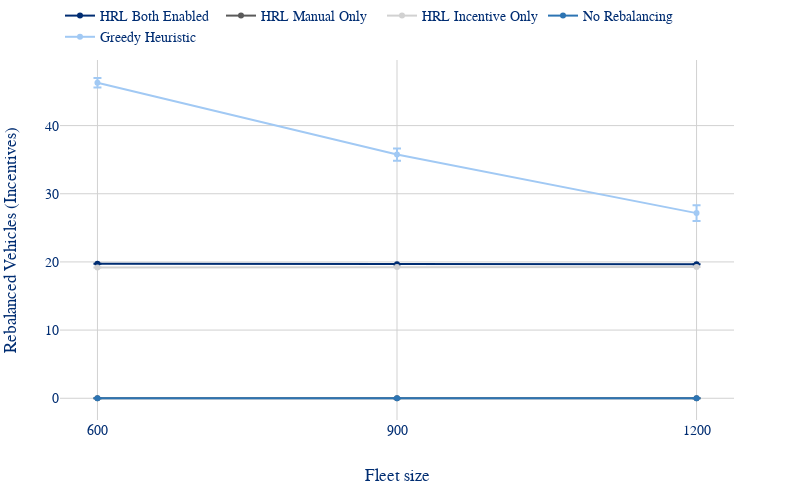

This figure's notebook cell:
### Code cell
plot_fleet_linechart(full_results, 'mean_rebalanced_vehicles_incentives').show()

### Figure 1 — Plotly figure (JSON) as saved in the notebook; plotly's stock layout.template omitted (floating-point values rounded to 4 significant figures)
{"data": [{"error_y": {"array": [0.0, 0.0, 0.0], "type": "data", "visible": true}, "hovertemplate": "Model=%{text}<br>Fleet=%{x}<br>Mean=%{y:.4f}<extra></extra>", "mode": "lines+markers", "name": "HRL Both Enabled", "text": ["HRL Both Enabled", "HRL Both Enabled", "HRL Both Enabled"], "type": "scatter", "x": [600, 900, 1200], "y": [19.75, 19.65, 19.65]}, {"error_y": {"array": [0.0, 0.0, 0.0], "type": "data", "visible": true}, "hovertemplate": "Model=%{text}<br>Fleet=%{x}<br>Mean=%{y:.4f}<extra></extra>", "mode": "lines+markers", "name": "HRL Manual Only", "text": ["HRL Manual Only", "HRL Manual Only", "HRL Manual Only"], "type": "scatter", "x": [600, 900, 1200], "y": [0.0, 0.0, 0.0]}, {"error_y": {"array": [0.0, 0.0, 0.0], "type": "data", "visible": true}, "hovertemplate": "Model=%{text}<br>Fleet=%{x}<br>Mean=%{y:.4f}<extra></extra>", "mode": "lines+markers", "name": "HRL Incentive Only", "text": ["HRL Incentive Only", "HRL Incentive Only", "HRL Incentive Only"], "type": "scatter", "x": [600, 900, 1200], "y": [19.2, 19.24, 19.26]}, {"error_y": {"array": [0.0, 0.0, 0.0], "type": "data", "visible": true}, "hovertemplate": "Model=%{text}<br>Fleet=%{x}<br>Mean=%{y:.4f}<extra></extra>", "mode": "lines+markers", "name": "No Rebalancing", "text": ["No Rebalancing", "No Rebalancing", "No Rebalancing"], "type": "scatter", "x": [600, 900, 1200], "y": [0.0, 0.0, 0.0]}, {"error_y": {"array": [0.7016, 0.8994, 1.147], "type": "data", "visible": true}, "hovertemplate": "Model=%{text}<br>Fleet=%{x}<br>Mean=%{y:.4f}<extra></extra>", "mode": "lines+markers", "name": "Greedy Heuristic", "text": ["Greedy Heuristic", "Greedy Heuristic", "Greedy Heuristic"], "type": "scatter", "x": [600, 900, 1200], "y": [46.28, 35.76, 27.16]}], "layout": {"height": 500, "legend": {"orientation": "h", "x": 0, "xanchor": "left", "y": 1.02, "yanchor": "bottom"}, "margin": {"b": 80, "l": 60, "r": 66, "t": 0}, "width": 800, "xaxis": {"categoryarray": ["600", "900", "1200"], "categoryorder": "array", "title": {"text": "Fleet size"}, "type": "category"}, "yaxis": {"title": {"text": "Rebalanced Vehicles (Incentives)"}}}}
